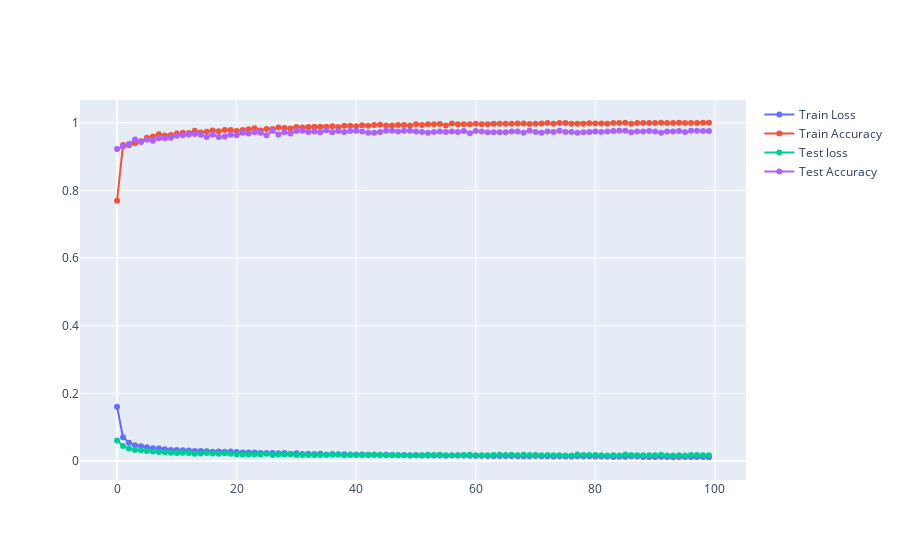

Notebook source saved alongside this figure:
### Code cell
hist = pd.DataFrame(data= history.history)

fig = go.Figure()

fig.add_trace(go.Scatter(x = hist.index, y = hist.loss.values,
                    mode='lines+markers',
                    name='Train Loss'))

fig.add_trace(go.Scatter(x = hist.index, y = hist.accuracy.values,
                    mode='lines+markers',
                    name='Train Accuracy'))

fig.add_trace(go.Scatter(x = hist.index, y = hist.val_loss.values,
                    mode='lines+markers', name='Test loss'))

fig.add_trace(go.Scatter(x = hist.index, y = hist.val_accuracy.values,
                    mode='lines+markers', name='Test Accuracy'))

fig.show()
